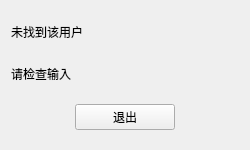
<?xml version="1.0" encoding="UTF-8"?>
<ui version="4.0">
 <class>FindFailDlg</class>
 <widget class="QWidget" name="FindFailDlg">
  <property name="geometry">
   <rect>
    <x>0</x>
    <y>0</y>
    <width>250</width>
    <height>150</height>
   </rect>
  </property>
  <property name="minimumSize">
   <size>
    <width>250</width>
    <height>150</height>
   </size>
  </property>
  <property name="maximumSize">
   <size>
    <width>250</width>
    <height>150</height>
   </size>
  </property>
  <property name="windowTitle">
   <string>Form</string>
  </property>
  <layout class="QVBoxLayout" name="verticalLayout">
   <property name="spacing">
    <number>0</number>
   </property>
   <item>
    <widget class="QLabel" name="fail_tip">
     <property name="text">
      <string>未找到该用户</string>
     </property>
    </widget>
   </item>
   <item>
    <widget class="QLabel" name="fail_tip2">
     <property name="text">
      <string>请检查输入</string>
     </property>
    </widget>
   </item>
   <item>
    <widget class="QWidget" name="widget" native="true">
     <layout class="QHBoxLayout" name="horizontalLayout">
      <item>
       <widget class="ClickedBtn" name="fail_sure_btn">
        <property name="minimumSize">
         <size>
          <width>100</width>
          <height>0</height>
         </size>
        </property>
        <property name="maximumSize">
         <size>
          <width>100</width>
          <height>16777215</height>
         </size>
        </property>
        <property name="text">
         <string>退出</string>
        </property>
       </widget>
      </item>
     </layout>
    </widget>
   </item>
  </layout>
 </widget>
 <customwidgets>
  <customwidget>
   <class>ClickedBtn</class>
   <extends>QPushButton</extends>
   <header location="global">clickedbtn.h</header>
  </customwidget>
 </customwidgets>
 <resources/>
 <connections/>
</ui>
